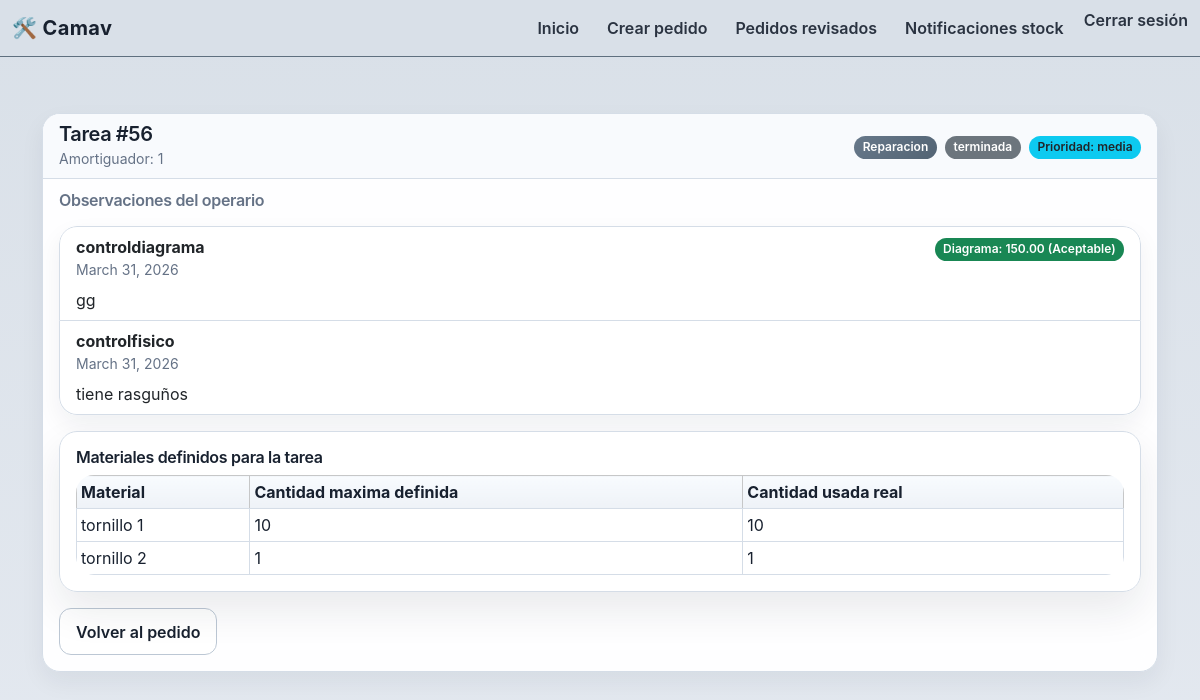
Screenshot of /detalle_tarea/56/ (signed in) with the database file from the repository.
### amortiguador/models.py (models this page shows)
class Tarea(models.Model):
  pedido = models.ForeignKey(Pedido, on_delete=models.CASCADE)
  estado = models.CharField(max_length=20)
  prioridad = models.CharField(max_length=20)
  fechaAsignacion = models.DateField(auto_now_add=True)
  fechaLimite = models.DateField(blank=True, null=True)
  tipoTarea = models.CharField(max_length=100, blank=True, null=True)
  operario = models.ForeignKey(Operario, on_delete=models.CASCADE)
  amortiguador = models.ForeignKey(Amortiguador, on_delete=models.CASCADE)

class Amortiguador(models.Model):
  nroSerieamortiguador= models.BigIntegerField()
  tipo = models.CharField(max_length=100)
  fichaamortiguador = models.ForeignKey(Fichaamortiguador, on_delete=models.CASCADE)
  configuracion = models.CharField(max_length=100, default='Sin configurar')

class Observacion (models.Model):
  tarea = models.ForeignKey(Tarea, on_delete=models.CASCADE)
  amortiguador = models.ForeignKey(Amortiguador, on_delete=models.CASCADE)
  fechaobservacion= models.DateField(auto_now_add=True)
  horaobservacion = models.TimeField(auto_now_add=True)
  tipoobservacion = models.CharField(max_length=100)
  infoobservacion = models.TextField(blank = True, null=True)
  valordiagrama = models.DecimalField(max_digits=10, decimal_places=2, blank=True, null=True)

class MaterialTarea(models.Model):
  material = models.ForeignKey(Material, on_delete=models.CASCADE)
  tarea = models.ForeignKey(Tarea, on_delete=models.CASCADE)
  stockrecomendado = models.BigIntegerField()
  stockusado = models.BigIntegerField(blank=True, null=True)

class Material(models.Model):
  nombre = models.CharField(max_length=200, default='')
  tipo = models.CharField(max_length=100)
  unidad = models.CharField(max_length=100, default='unidad')
  stockActual = models.BigIntegerField(default=0)
  stockMinimo = models.BigIntegerField(default=0)
  stockreservado = models.BigIntegerField(blank=True, null=True, default=0)

### amortiguador/views.py (the view, shortened to what this page needs)
# urls.py: path('detalle_tarea/<int:tarea_id>/', views.detalle_tarea, name='detalle_tarea'),
@role_required(['operario', 'encargado'])
def detalle_tarea(request, tarea_id):
    tarea= get_object_or_404(Tarea, id=tarea_id)
    if not _can_access_tarea(request, tarea):
        return HttpResponseForbidden('No tienes permisos para ver esta tarea.')
    context = {'tarea': tarea, 'user_role': _get_request_role(request)}
    observaciones = Observacion.objects.filter(tarea=tarea)
    context['observaciones'] = observaciones
    materialxamortiguador = MaterialFichaAmortiguador.objects.filter(fichaamortiguador=tarea.amortiguador.fichaamortiguador)
    materialxtarea = MaterialTarea.objects.filter(tarea=tarea)
    context['materialxtarea'] = materialxtarea
    context['materialxamortiguador'] = materialxamortiguador
    user_role = context.get('user_role')
    template_name = 'detalle_tarea_operario.html' if user_role == 'operario' else 'detalle_tarea_encargado.html'
    return render(request, template_name, context)

### amortiguador/views.py (called while the page is built, shortened)
def _get_request_role(request):
    operario = getattr(request.user, 'operario', None)
    if operario:
        return operario.role
    if getattr(request.user, 'is_superuser', False):
        return 'encargado'
    return None

def _can_access_tarea(request, tarea):
    if not request.user.is_authenticated:
        return False
    if getattr(request.user, 'is_superuser', False):
        return True

### amortiguador/templates/detalle_tarea_encargado.html (shortened to what this page needs)
{% extends 'base.html' %}
{% block content %}
<div class="container mt-4">
  <div class="card shadow-sm">
    <div class="card-header d-flex justify-content-between align-items-center">
      <div>
        <h5 class="mb-0">Tarea #{{ tarea.id }}</h5>
        <small class="text-muted">Amortiguador: {{ tarea.amortiguador.nroSerieamortiguador }}</small>
      </div>
      <div class="text-end">
        <span class="badge bg-primary me-1">{{ tarea.tipoTarea|capfirst }}</span>
        <span class="badge {% if tarea.estado == 'por reparar' %}bg-warning text-dark{% else %}bg-secondary{% endif %} me-1">{{ tarea.estado }}</span>
        <span class="badge bg-info text-dark">Prioridad: {{ tarea.prioridad }}</span>
      </div>
    </div>
    <div class="card-body">
      <h6 class="card-subtitle mb-3">Observaciones del operario</h6>
      <ul class="list-group mb-3">
        {% for observacion in observaciones %}
        <li class="list-group-item">
          <div class="d-flex justify-content-between">
            <div>
              <strong>{{ observacion.tipoobservacion }}</strong>
              <div class="small text-muted">{{ observacion.fechaobservacion }}</div>
            </div>
            <div class="text-end">
              {% if observacion.valordiagrama %}
                {% if observacion.valordiagrama >= tarea.amortiguador.fichaamortiguador.valor_minimo and observacion.valordiagrama <= tarea.amortiguador.fichaamortiguador.valor_maximo %}
                  <span class="badge bg-success">Diagrama: {{ observacion.valordiagrama }} (Aceptable)</span>
                {% else %}
                  <span class="badge bg-danger">Diagrama: {{ observacion.valordiagrama }} (No Aceptable)</span>
                {% endif %}
              {% endif %}
            </div>
          </div>
          {% if observacion.infoobservacion %}
          <p class="mb-0 mt-2">{{ observacion.infoobservacion }}</p>
          {% endif %}
        </li>
        {% empty %}
        <li class="list-group-item">No hay observaciones cargadas todavia.</li>
        {% endfor %}
      </ul>
      {% if materialxtarea %}
      <div class="card mb-3">
        <div class="card-body">
          <h6 class="card-title">Materiales definidos para la tarea</h6>
          <div class="table-responsive">
            <table class="table table-sm table-bordered">
              <thead class="table-light">
                <tr>
                  <th>Material</th>
                  <th>Cantidad maxima definida</th>
                  <th>Cantidad usada real</th>
                </tr>
              </thead>
              <tbody>
                {% for mat in materialxtarea %}
                <tr>
                  <td>{{ mat.material.tipo }}</td>
                  <td>{{ mat.stockrecomendado }}</td>
                  <td>{{ mat.stockusado|default:'-' }}</td>
                </tr>
                {% endfor %}
              </tbody>
            </table>
          </div>
        </div>
      </div>
      {% endif %}
      <a href="{% url 'detalle_pedido' tarea.pedido.id %}" class="btn btn-outline-secondary">Volver al pedido</a>
    </div>
  </div>
</div>
{% endblock %}

### amortiguador/static/camav_theme.css (style rules this page uses)
:root { --primary: #5c6f82; --primary-deep: #364656; --primary-soft: #eef2f6; --accent: #7b8da1; --background: #e4e9f0; --background-elevated: #d9e0e8; --surface: rgba(255, 255, 255, 0.96); --surface-strong: #ffffff; --text: #18212f; --text-muted: #657286; --border: #d5dde7; --border-strong: #bcc7d4; --shadow: 0 18px 40px rgba(20, 32, 48, 0.09); --shadow-soft: 0 10px 24px rgba(20, 32, 48, 0.06); }
* { box-sizing: border-box; }
html { scroll-behavior: smooth; }
body { margin: 0; min-height: 100vh; color: var(--text); background: linear-gradient( 180deg, var(--background-elevated) 0%, var(--background) 100% ); font-family: Inter, 'Segoe UI', system-ui, -apple-system, BlinkMacSystemFont, sans-serif; line-height: 1.5; }
body::before { content: ''; position: fixed; inset: 0; pointer-events: none; background-image: linear-gradient(rgba(255, 255, 255, 0.18) 1px, transparent 1px), linear-gradient(90deg, rgba(255, 255, 255, 0.18) 1px, transparent 1px); background-size: 72px 72px; opacity: 0.14; mask-image: radial-gradient(circle at center, black 60%, transparent 100%); }
a { color: var(--primary); text-decoration: none; }
main.page-container > .container, main.page-container > .container-fluid { position: relative; z-index: 1; }
.card, .list-group-item, .table, .form-control, .form-select, .input-group-text, .select2-container--default .select2-selection--single { border-color: var(--border) !important; }
.card, .bg-light, .alert, .table, .list-group, .form-control, .form-select, .input-group-text { border-radius: 18px !important; }
.card, .bg-light, .toolbar, .list-group, .alert, .select2-container--default .select2-selection--single { background-color: var(--surface) !important; box-shadow: var(--shadow-soft); backdrop-filter: blur(10px); }
.card { overflow: hidden; box-shadow: var(--shadow); }
.card-header { background: rgba(248, 250, 253, 0.96); border-bottom: 1px solid var(--border) !important; }
.card-title, .header h1, h1, h2, h3, h4, h5, h6 { color: var(--text); letter-spacing: -0.02em; }
h3, h4, h5, h6 { font-weight: 600; }
.subtitle, .text-muted, .small, small, .form-text, .card-subtitle { color: var(--text-muted) !important; }
.table { margin-bottom: 0; overflow: hidden; }
.table thead th { background: linear-gradient(180deg, #f8fbfe 0%, #eef2f7 100%); color: var(--text); border-bottom: 1px solid var(--border) !important; font-weight: 700; }
.table tbody td { color: var(--text); vertical-align: middle; }
.btn { border-radius: 12px; font-weight: 600; padding: 0.65rem 1rem; transition: transform 0.18s ease, box-shadow 0.18s ease, background-color 0.18s ease, border-color 0.18s ease; }
.btn-primary, .bg-primary { background: linear-gradient(135deg, #67788a 0%, #536474 100%) !important; border-color: #5f707f !important; }
.btn-secondary, .btn-outline-secondary { color: var(--text); border-color: var(--border-strong); background-color: rgba(255, 255, 255, 0.82); }
.badge { font-weight: 600; padding: 0.45em 0.7em; border-radius: 999px; }
.list-group { overflow: hidden; }
.list-group-item { background-color: transparent; border-color: var(--border) !important; }
.container, .container-fluid { position: relative; }
.container > .card, .container > .bg-light, .container > .alert, .container > .toolbar, .container-fluid > .card, .container-fluid > .bg-light, .container-fluid > .alert, .container-fluid > .toolbar { position: relative; }
.shadow-sm { box-shadow: var(--shadow-soft) !important; }
.text-center.text-muted, .text-muted { color: var(--text-muted) !important; }
.card .table-responsive { border-radius: 0 0 18px 18px; }

### rows the page displays
Tarea: id "56", amortiguador.nroSerieamortiguador "1", tipoTarea "Reparacion", estado "terminada", prioridad "media"
Observacion: tipoobservacion "controldiagrama", fechaobservacion "March 31, 2026", valordiagrama "150.00", infoobservacion "gg"
Observacion: tipoobservacion "controlfisico", fechaobservacion "March 31, 2026", infoobservacion "tiene rasguños"
MaterialTarea: material.tipo "tornillo 1", stockrecomendado "10", stockusado "10"
MaterialTarea: material.tipo "tornillo 2", stockrecomendado "1", stockusado "1"
